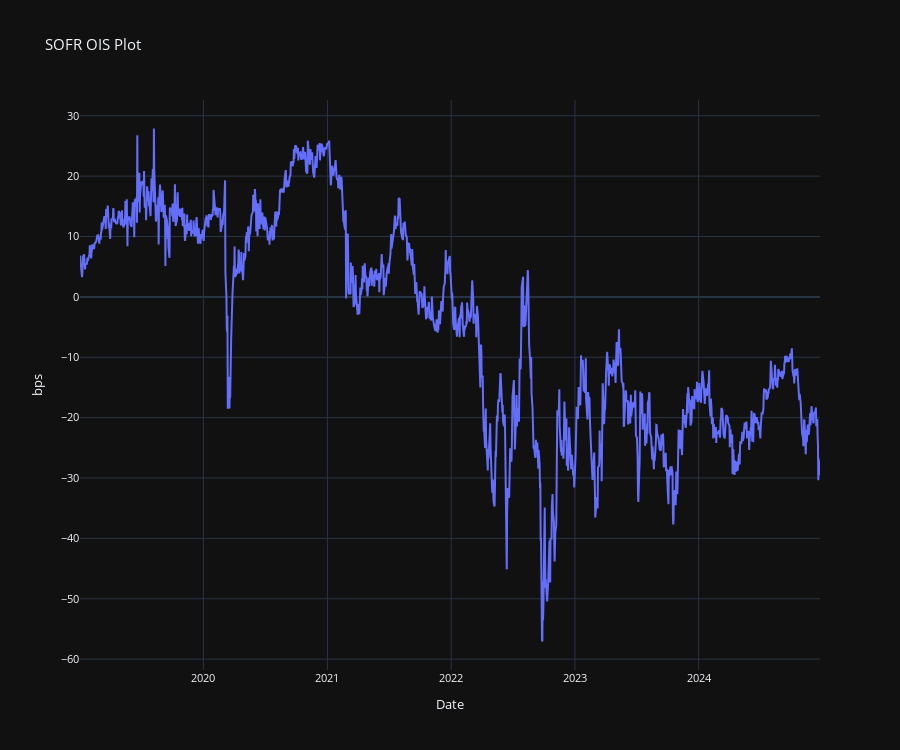

Notebook cell for this chart:
### Code cell
tenors_to_plot = ["4Y Fwd 6Y-4Y Fwd 25Y"]
sofr_ois.fwd_grid_dict_timeseries_plotter(fwd_grid_dict=fwd_grid_dict, tenors_to_plot=tenors_to_plot, bdates=bdates, use_plotly=True)

### Figure 1 — Plotly figure (JSON) as saved in the notebook; plotly's stock layout.template omitted (floating-point values rounded to 4 significant figures; data arrays with more than 128 entries replaced by an {"elided": "..."} marker saying what was removed)
{"data": [{"mode": "lines", "name": "4Y Fwd 6Y-4Y Fwd 25Y", "type": "scatter", "x": {"elided": "1492 str values"}, "y": {"elided": "1492 float values"}}], "layout": {"font": {"size": 11}, "height": 750, "legend": {"orientation": "h", "title": {"text": "Tenors"}, "x": 1, "xanchor": "right", "y": 1.02, "yanchor": "bottom"}, "title": {"text": "SOFR OIS Plot"}, "xaxis": {"showgrid": true, "showspikes": true, "spikecolor": "white", "spikemode": "across", "spikesnap": "cursor", "title": {"text": "Date"}}, "yaxis": {"showgrid": true, "showspikes": true, "spikecolor": "white", "spikesnap": "cursor", "spikethickness": 0.5, "title": {"text": "bps"}}}}
